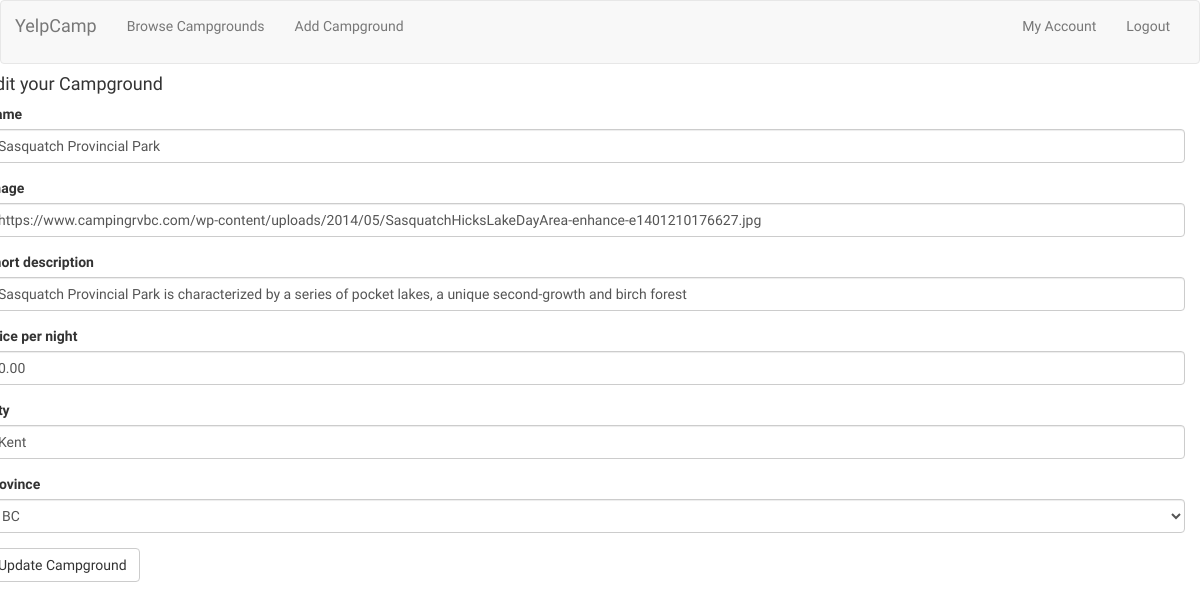
Page /campgrounds/update/2/ (signed in) on the earlier database version.
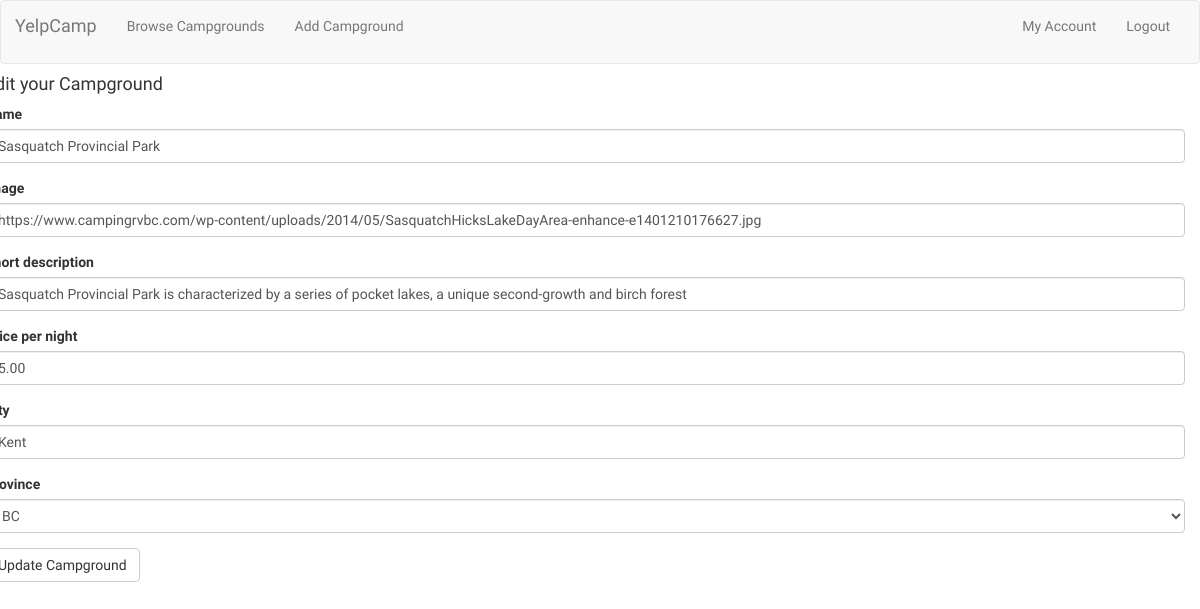
Same page on the later database version.
### campgrounds/models.py (models this page shows, shortened)
class Campground(models.Model):
	author = models.ForeignKey('auth.User' , related_name='submitted_campgrounds')
	name = models.CharField(max_length=128, blank=False, unique=True)
	image = models.URLField(blank=False)
	short_description = models.CharField(max_length=128)
	price_per_night = models.DecimalField(max_digits=5, decimal_places=2, blank=True)
	city = models.CharField(max_length=56, blank=True, unique=False)
	PROVINCES = (
		('British Columbia', 'BC'),
		('Alberta','AB'),
		('Saskatchewan','SK'),
		('Manitoba','MB'),
		('Ontario','ON'),
		('Quebec','QC'),
		('New Brunswick','NB'),
		('Newfoundland and Labrador','NL'),
		('Nova Scotia','NS'),
		('Prince Edward Island','PEI'),
		('Yukon','YK'),
		('Northwest Territories','NT'),
		('Nunavut','NU'),
	)
	province = models.CharField(max_length=56, blank=False, unique=False, choices=PROVINCES, default='BC')
	def __init__(self, *args, **kwargs):
	    super(Campground, self).__init__(*args, **kwargs)

### campgrounds/views.py (the view)
# urls.py: url(r'^update/(?P<pk>\d+)/$', views.UpdateCampground.as_view(), name='update'),
class UpdateCampground(LoginRequiredMixin, generic.UpdateView):
	model = Campground
	fields = ('name', 'image', 'short_description', 'price_per_night', 'city', 'province')
	template_name_suffix = '_update_form'

### campgrounds/templates/campgrounds/campground_update_form.html (shortened to what this page needs)
{% extends 'campgrounds/campground_base.html' %}
{% load bootstrap3 %}
{% block camp %}
	<h4>Edit your Campground</h4>
	<form method="POST">
		{% bootstrap_form form %}
		<input type="submit" value="Update Campground" class="btn btn-default">
	</form>
{% endblock %}

Differences in the rows shown:
changed Campground "Sasquatch Provincial Park": price_per_night "0.00" → "5.00"
